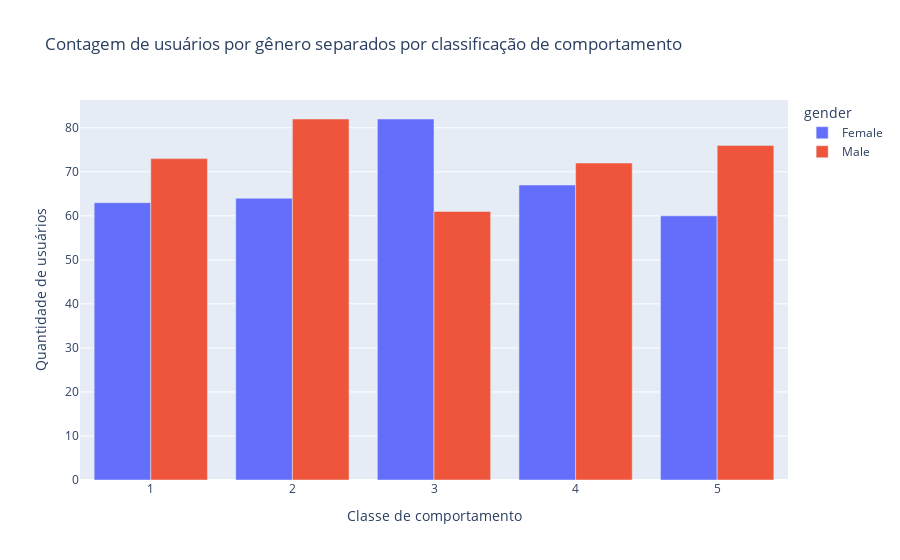

Here is the notebook cell this chart was saved with:
### Code cell
# criando gráfico
fig_gender_behavior = px.bar(
    grouped_gender, 
    x='user_behavior_class', 
    y='count', 
    color='gender', 
    title='Contagem de usuários por gênero separados por classificação de comportamento', 
    barmode='group',
)

fig_gender_behavior.update_layout(
    xaxis_title='Classe de comportamento', 
    yaxis_title='Quantidade de usuários'
)

#plotando
fig_gender_behavior.show()

### Figure 1 — Plotly figure (JSON) as saved in the notebook; plotly's stock layout.template omitted (floating-point values rounded to 4 significant figures)
{"data": [{"alignmentgroup": "True", "hovertemplate": "gender=Female<br>user_behavior_class=%{x}<br>count=%{y}<extra></extra>", "legendgroup": "Female", "marker": {"color": "#636efa", "pattern": {"shape": ""}}, "name": "Female", "offsetgroup": "Female", "orientation": "v", "showlegend": true, "textposition": "auto", "type": "bar", "x": [1, 2, 3, 4, 5], "xaxis": "x", "y": [63, 64, 82, 67, 60], "yaxis": "y"}, {"alignmentgroup": "True", "hovertemplate": "gender=Male<br>user_behavior_class=%{x}<br>count=%{y}<extra></extra>", "legendgroup": "Male", "marker": {"color": "#EF553B", "pattern": {"shape": ""}}, "name": "Male", "offsetgroup": "Male", "orientation": "v", "showlegend": true, "textposition": "auto", "type": "bar", "x": [1, 2, 3, 4, 5], "xaxis": "x", "y": [73, 82, 61, 72, 76], "yaxis": "y"}], "layout": {"barmode": "group", "legend": {"title": {"text": "gender"}, "tracegroupgap": 0}, "title": {"text": "Contagem de usuários por gênero separados por classificação de comportamento"}, "xaxis": {"anchor": "y", "domain": [0, 1], "title": {"text": "Classe de comportamento"}}, "yaxis": {"anchor": "x", "domain": [0, 1], "title": {"text": "Quantidade de usuários"}}}}
